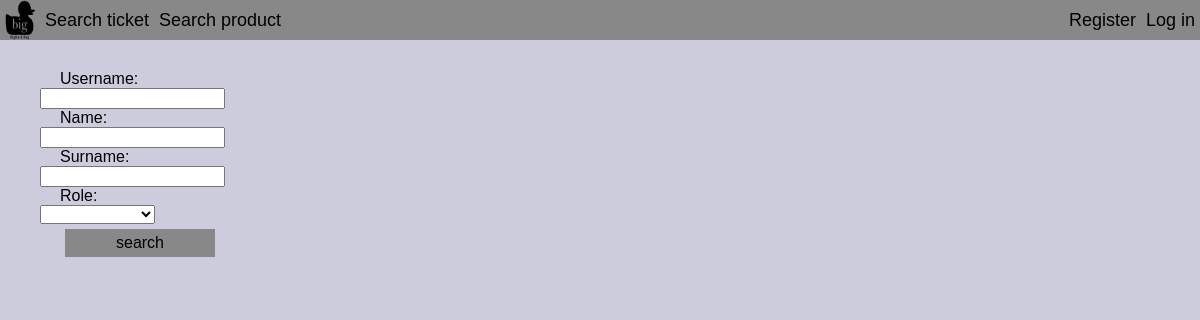
The page /searchuser.php on the database as committed earlier.
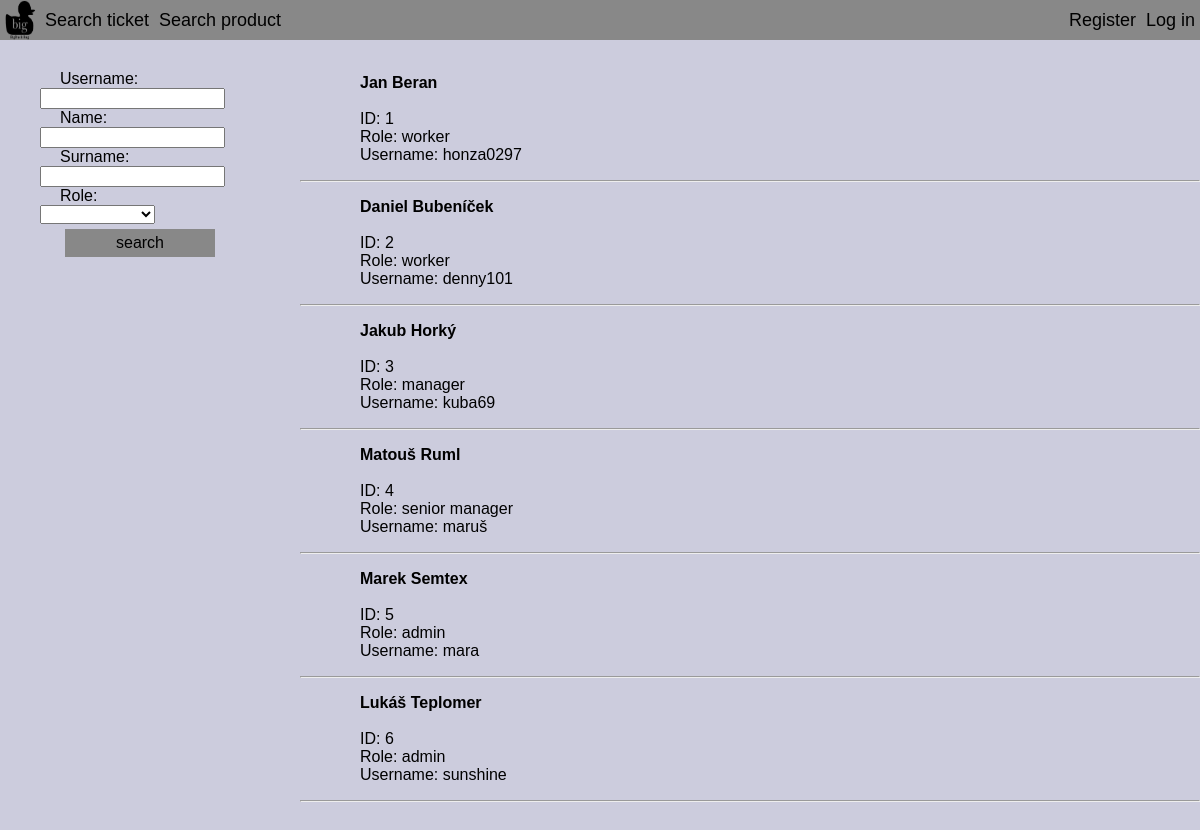
The same page on the database as committed later.
### tables this page shows
create table Persons(personID int not null auto_increment, username varchar(64) not null, name varchar(64) not null, surname varchar(128) not null, role ENUM("customer", "worker", "manager", "senior manager", "admin"), password varchar(128),
    primary key (personID));

### php/Database.php (called while the page is built, shortened)
<?php
class Database
{
    private $host = 'localhost';
    private $dbName = 'xberan43';
    private $username = 'xberan43';
    private $password = 'i7ezingi';
    public function getConnection()
    {
        $this->connection = null;
        try
        {
            $this->connection = new PDO("mysql:host=" . $this->host . ";dbname=" . $this->dbName, $this->username, $this->password);
            $this->connection->exec("set names utf8");
            $this->connection->setAttribute(PDO::ATTR_ERRMODE, PDO::ERRMODE_EXCEPTION);
        }
        catch (PDOException $e)
        {
            echo "Connection error: " . $e->getMessage();
        }
        return $this->connection;
    }
}
?>

### php/model/DatabaseObject.php (called while the page is built, shortened)
<?php
abstract class DatabaseObject
{
    public function __construct($dbConnection)
    {
        $this->connection = $dbConnection;
    }
    protected function AddPercentageChars($str)
    {
        return "%" . $str . "%";
    }
}

### php/model/Person.php (called while the page is built, shortened)
<?php
include_once "DatabaseObject.php";
class Person extends DatabaseObject
{
    protected static $table_name = "Persons";
    public $username;
    public $name;
    public $surname;
    public $role;
    public function findInDb()
    {
        try
        {
            $stmt = $this->connection->prepare("SELECT * FROM " . self::$table_name . " WHERE role like ? and name like ? and surname like ? and username like ?");
            $stmt->execute([$this->role == "" ? $this->AddPercentageChars("") : $this->role,
                $this->AddPercentageChars($this->name),
                $this->AddPercentageChars($this->surname),
                $this->AddPercentageChars($this->username)]);
        }
        catch (\PDOException $e)
        {
            return null;
        }
        $foundObjects = array();
        while($row = $stmt->fetch())
        {
            $foundPerson = new Person($this->connection);
            $foundPerson->name = $row['name'];
            $foundPerson->id = $row['personID'];
            $foundPerson->surname = $row['surname'];
            $foundPerson->password = $row['password'];
            $foundPerson->role = $row['role'];
            $foundPerson->username = $row['username'];
            array_push($foundObjects, $foundPerson);
        }
        return $foundObjects;
    }
}

### CustomElements.php (the view, shortened to what the changed rows need)
<?php
function print_user_basic($per)
{
    echo "<div class=\"person\">";
    echo "<ul>";
    echo "<label class='title'>$per->name $per->surname</label><br>";
    echo"<br>";
    echo "<label class='info'> ID: $per->id </label><br>";
    echo "<label class='info'> Role: $per->role </label><br>";
    echo "<label class='info'> Username: $per->username </label> <br>";
    echo "</ul>";
    echo "</div>";
    echo "<hr class=\"line\">";
}

### searchuser.php (shortened to what the changed rows need)
<?php
include_once "CustomElements.php";
?>
<!DOCTYPE HTML>
<html>
<head>
    <link type="text/css" rel="stylesheet" href="style.css">
</head>
<body>
        <?php
        include_once "CustomElements.php";
        ?>
<br>
<?php
include_once "php/Database.php";
include_once "php/model/Person.php";
$db = new Database();
$db->getConnection();
$person = new \model\Person($db->connection);
echo "<div class=\"main\">";
$foundPersons = $person->findInDb();
foreach ($foundPersons as $per) {
    print_user_basic($per);
}
echo "</div>";
?>
</body>
</html>

Rows that differ between the two databases and show on the page:
now on this page (row edited): persons: name "Jan", surname "Beran", personID "1", role "worker", username "honza0297"
now on this page (row edited): persons: name "Daniel", surname "Bubeníček", personID "2", role "worker", username "denny101"
now on this page (row edited): persons: name "Jakub", surname "Horký", personID "3", role "manager", username "kuba69"
now on this page (row edited): persons: name "Matouš", surname "Ruml", personID "4", role "senior manager", username "maruš"
now on this page (row edited): persons: name "Marek", surname "Semtex", personID "5", role "admin", username "mara"
now on this page (row edited): persons: name "Lukáš", surname "Teplomer", personID "6", role "admin", username "sunshine"
